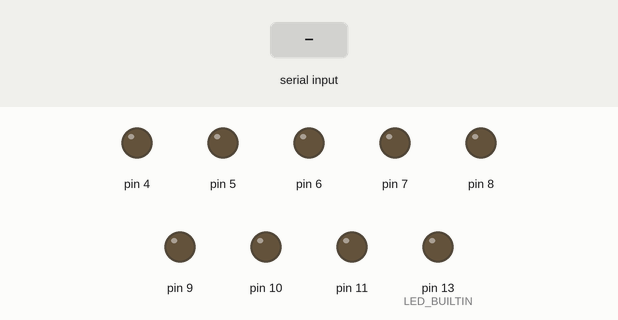
Recording of a sketch running on a simulated Arduino Mega 2560, built with avr-gcc and run on an emulated ATmega2560. Shown: output pins drawn as LEDs (lit = HIGH). The test bench sets the inputs (shaded band). What the sketch prints to the serial monitor is not drawn.

Above: at 1.2 s.
1.3 s: "Received 2: \n" received over the second serial link
3.1 s: "LED_ON_4\n" received over the second serial link
At 4.3 s:
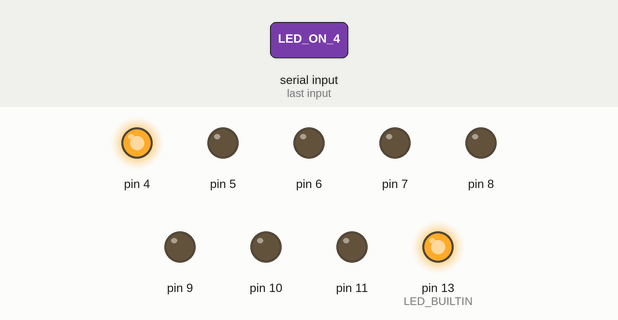
4.9 s: "LED_ON_5\n" received over the second serial link
At 6.0 s:
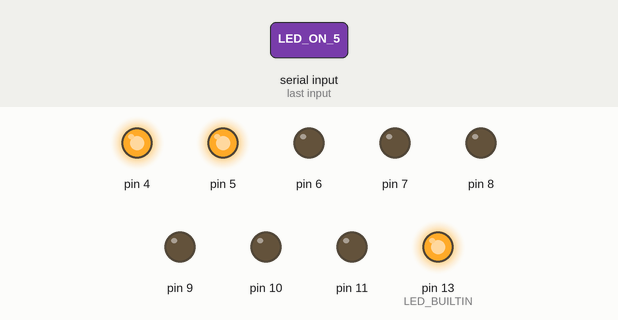
6.7 s: "LED_OFF_4\n" received over the second serial link
At 8.3 s:
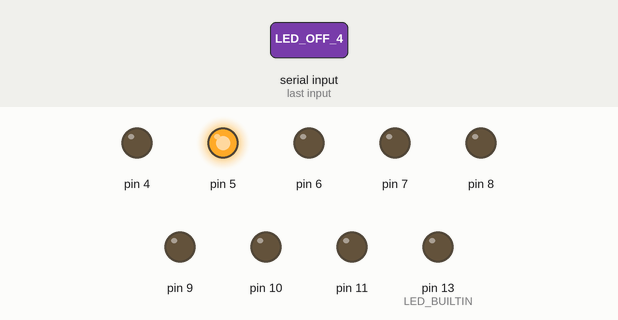
8.6 s: "LED_ON_6\n" received over the second serial link
At 9.6 s:
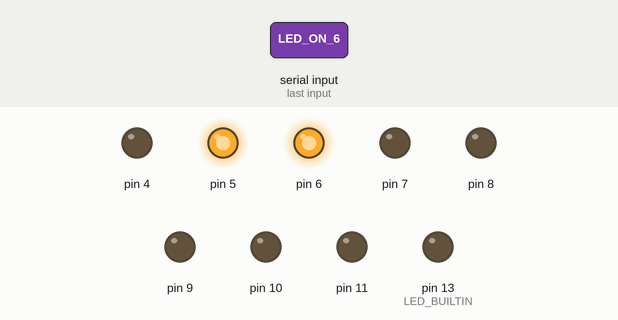
10.4 s: "LED_OFF_5\n" received over the second serial link
At 11.5 s:
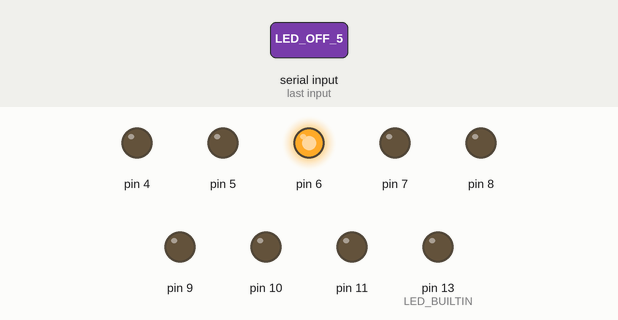
Timing chart, 0 to 13.3 s (numbered marks = the images above; inputs shaded):
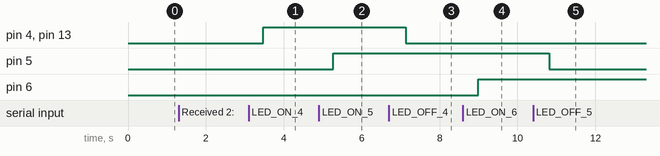

Measured:
- after the input at 1.3 s, every drawn part: stays the same
- after the input at 3.1 s, pin 4, pin 13 (LED_BUILTIN): LOW → HIGH after 0.37 s
- after the input at 4.9 s, pin 5: LOW → HIGH after 0.38 s
- after the input at 6.7 s, pin 4, pin 13 (LED_BUILTIN): HIGH → LOW after 0.44 s
- after the input at 8.6 s, pin 6: LOW → HIGH after 0.40 s
- after the input at 10.4 s, pin 5: HIGH → LOW after 0.41 s

The sketch:

sketch_feb21b.ino
```cpp
// void setup() {
//   Serial.begin(115200);
//   // Serial3.begin(115200);

//   // pinMode(13, OUTPUT);
//   pinMode(4, OUTPUT);
//   pinMode(5, OUTPUT);
//   // pinMode(6, OUTPUT);
//   while(!Serial){
//   }
//   // while(!Serial3){
//   // }

//   delay(30);
// }

// void loop() {
//   Serial.println("Hello From ARDUINO");
//   // if (!Serial3.available()) {
//     // String command = Serial.readStringUntil('\n');
//     String command = Serial.readString();
//     // String command2 = Serial3.readString();
//     String command3 = Serial.readStringUntil("\n");
//     // String command4 = Serial.readStringUntil("\n");

//     // Serial3.println("Received: " + command);
//     Serial.println("Received: " + command);

//     // Serial3.println("Received 2: " + command2);
//     // Serial.println("Received 2: " + command2);

//     // Serial3.println("Received 3: " + command3);
//     Serial.println("Received 3: " + command3);

//     // Serial3.println("Received 4: " + command4);
//     // Serial.println("Received 4: " + command4);

//     if (command == "LED_ON") {
//       digitalWrite(5, HIGH);
//     }
//     if (command3 == "LED_ON") {
//       digitalWrite(5, HIGH);
//     }
//     digitalWrite(6, HIGH);

//     // if (command2 == "LED_ON") {
//     //   digitalWrite(6, HIGH);
//     // }

//     //   digitalWrite(5, LOW);
//   // }
//   // else {
//     // Serial.println("No data available on serial port.");
//   // }
//   digitalWrite(4, HIGH);
//   Serial.println("");
//   Serial.write("LED_ON");
//   Serial.println("");
//   Serial.println("LED_ON");
//   Serial.println("");
//   // Serial3.write("OI 3");
//   // Serial3.println("");
//   // Serial3.println("OI 3");
//   Serial.println("");

//   delay(1000);
// }

// Wifiduino . esp8266

String msg;//String para armazenar a mensagem recebida pela porta serial 3.

void setup() {
  //Defina o pino LED_BUILTIN (13), como saida.
  pinMode(LED_BUILTIN, OUTPUT);
  pinMode(4, OUTPUT);
  pinMode(5, OUTPUT);
  pinMode(6, OUTPUT);
  pinMode(7, OUTPUT);
  pinMode(8, OUTPUT);
  pinMode(9, OUTPUT);
  pinMode(10, OUTPUT);
  pinMode(11, OUTPUT);
  pinMode(3, INPUT);

  Serial.println("INICIALIANDO ");


  //Defina as porta serial para comunicação usb.
  Serial.begin(115200);
  //Defina as porta serial para comunicação com ESP8266.
  Serial3.begin(115200);
}

void loop() {
  //Aguarde dados vindos do ESP8266.
  if (Serial3.available()) {
    //Leitura de um byte.
    char data = Serial3.read();
    //Imprima o mesmo dado pela porta usb.
    Serial.print(data);
    //Acrescente o caractere recebido a string de mensagem.
    msg += data;

    if (data == 13) {//Limpa a string ao receber caractere CR(Carriage return).
      msg = "";
    }

    if (msg.indexOf("LED_ON_4") > 0) {//Verifica a ocorrencia do trecho "LED_ON" na mensagem recebida.
      //Ative a saida.
      digitalWrite(LED_BUILTIN, HIGH);
      digitalWrite(4, HIGH);
    }
    if (msg.indexOf("LED_OFF_4")> 0) {//Verifica a ocorrencia do trecho "LED_OFF" na mensagem recebida.
      //Desligue a saida.
      digitalWrite(LED_BUILTIN, LOW);
      digitalWrite(4, LOW);
    }

    if (msg.indexOf("LED_ON_5") > 0) {//Verifica a ocorrencia do trecho "LED_ON" na mensagem recebida.
      //Ative a saida.
      digitalWrite(5, HIGH);

    }
    if (msg.indexOf("LED_OFF_5")> 0) {//Verifica a ocorrencia do trecho "LED_OFF" na mensagem recebida.
      //Desligue a saida.
      digitalWrite(5, LOW);
    }

    if (msg.indexOf("LED_ON_6") > 0) {//Verifica a ocorrencia do trecho "LED_ON" na mensagem recebida.
      //Ative a saida.
      digitalWrite(6, HIGH);

    }
    if (msg.indexOf("LED_OFF_6")> 0) {//Verifica a ocorrencia do trecho "LED_OFF" na mensagem recebida.
      //Desligue a saida.
      digitalWrite(6, LOW);
    }


    if (msg.indexOf("LED_ON_7") > 0) {//Verifica a ocorrencia do trecho "LED_ON" na mensagem recebida.
      //Ative a saida.
      digitalWrite(7, HIGH);

    }
    if (msg.indexOf("LED_OFF_7")> 0) {//Verifica a ocorrencia do trecho "LED_OFF" na mensagem recebida.
      //Desligue a saida.
      digitalWrite(7, LOW);
    }


    if (msg.indexOf("LED_ON_8") > 0) {//Verifica a ocorrencia do trecho "LED_ON" na mensagem recebida.
      //Ative a saida.
      digitalWrite(8, HIGH);

    }
    if (msg.indexOf("LED_OFF_8")> 0) {//Verifica a ocorrencia do trecho "LED_OFF" na mensagem recebida.
      //Desligue a saida.
      digitalWrite(8, LOW);
    }


    if (msg.indexOf("LED_ON_9") > 0) {//Verifica a ocorrencia do trecho "LED_ON" na mensagem recebida.
      //Ative a saida.
      digitalWrite(9, HIGH);

    }
    if (msg.indexOf("LED_OFF_9")> 0) {//Verifica a ocorrencia do trecho "LED_OFF" na mensagem recebida.
      //Desligue a saida.
      digitalWrite(9, LOW);
    }


    if (msg.indexOf("LED_ON_10") > 0) {//Verifica a ocorrencia do trecho "LED_ON" na mensagem recebida.
      //Ative a saida.
      digitalWrite(10, HIGH);

    }
    if (msg.indexOf("LED_OFF_10")> 0) {//Verifica a ocorrencia do trecho "LED_OFF" na mensagem recebida.
      //Desligue a saida.
      digitalWrite(10, LOW);
    }

    if (msg.indexOf("LED_ON_11") > 0) {//Verifica a ocorrencia do trecho "LED_ON" na mensagem recebida.
      //Ative a saida.
      digitalWrite(11, HIGH);

    }
    if (msg.indexOf("LED_OFF_11")> 0) {//Verifica a ocorrencia do trecho "LED_OFF" na mensagem recebida.
      //Desligue a saida.
      digitalWrite(11, LOW);
    }
  }

  delay(50);
}
```
